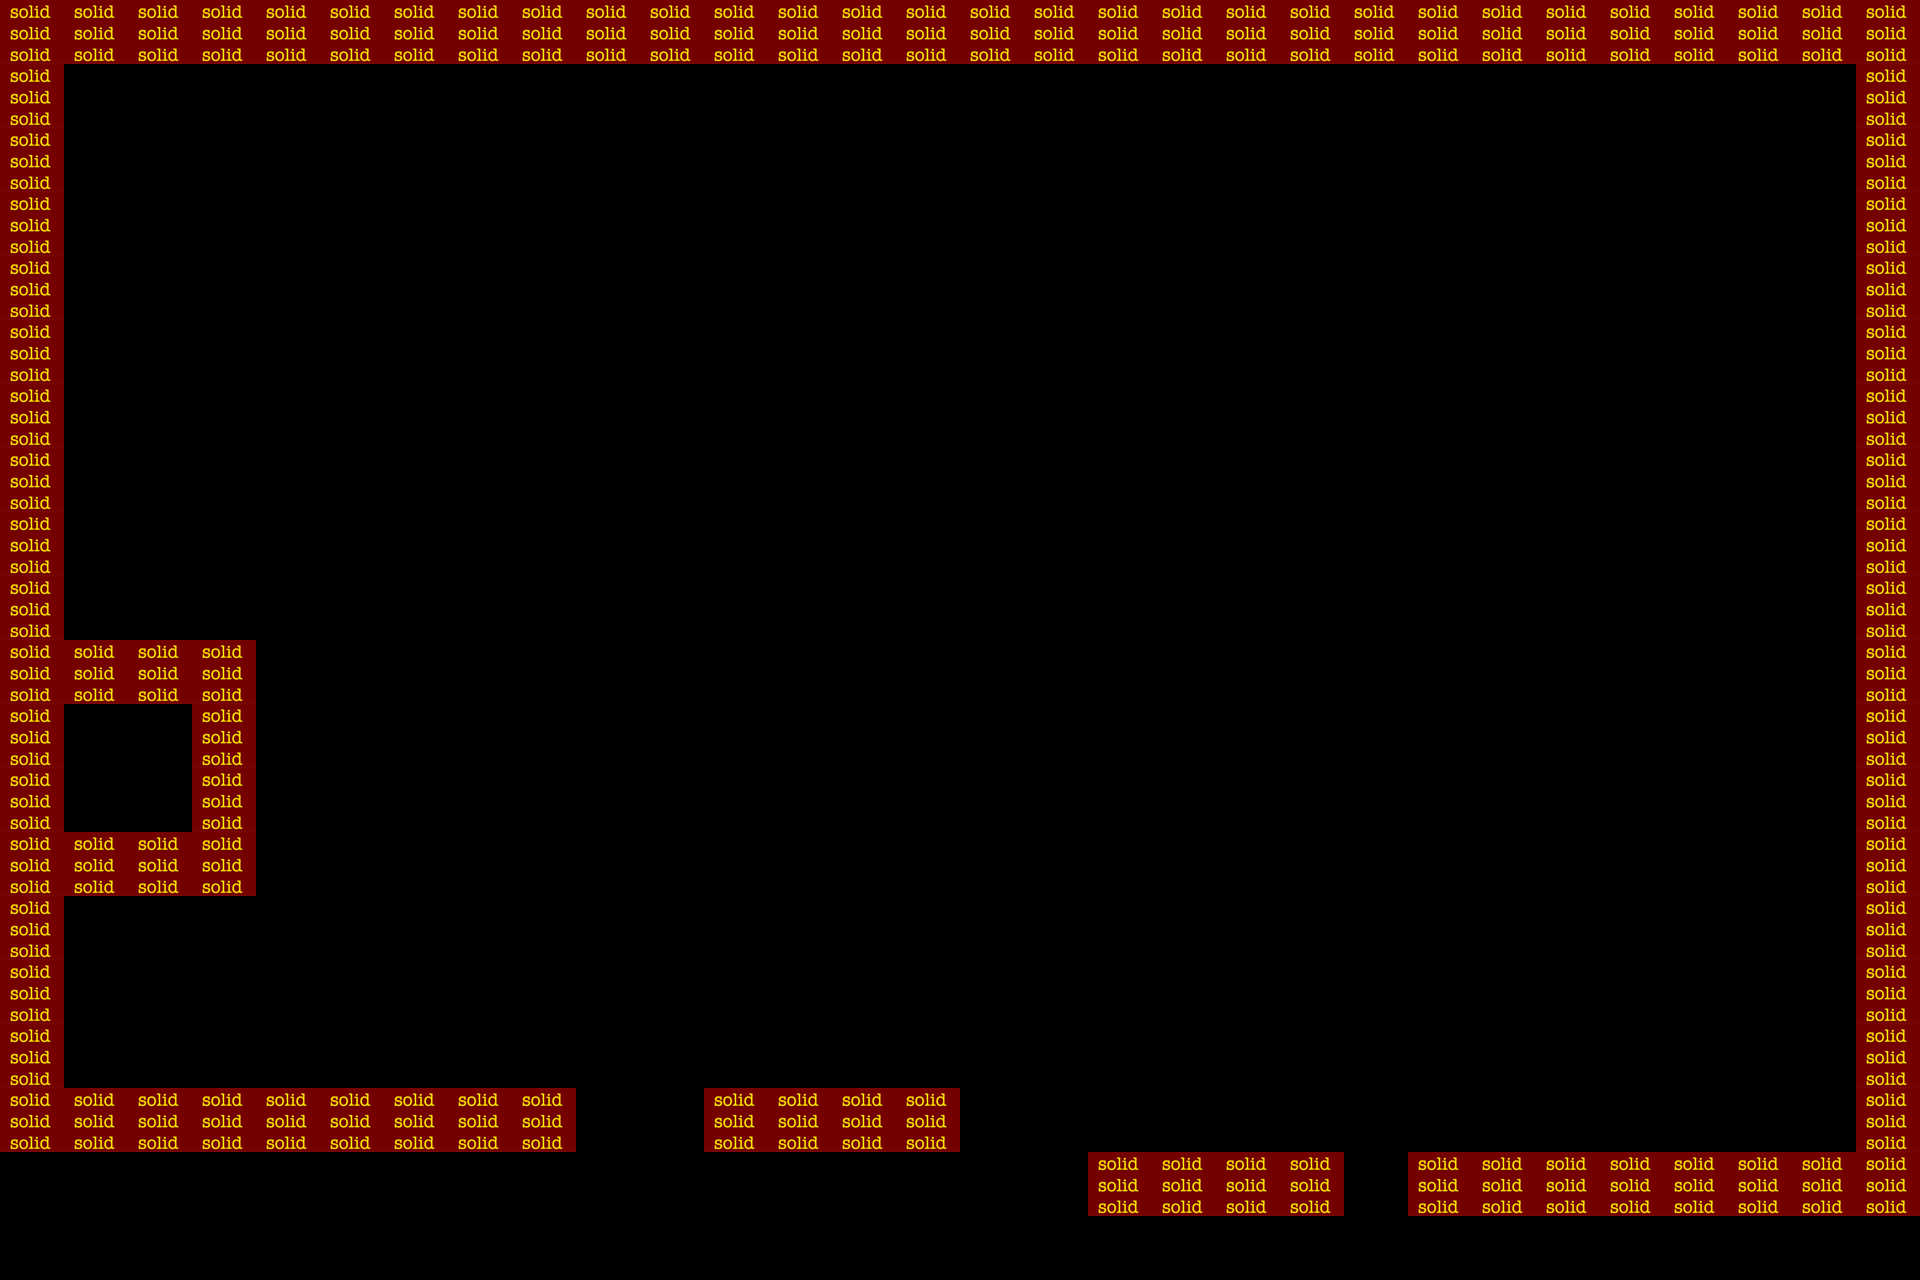

Below is a game level as drawn by its tile map, then a one-line description and the .tmx that defines it (tile-layer data replaced by summaries):
An orthogonal 30x20 tile map with 64x64 px tiles, 1 tile layer (propertiesLayer) and 9 objects (4x plat2.png, spawn, end, plat1.png).

<map version="1.0" orientation="orthogonal" renderorder="right-down" width="30" height="20" tilewidth="64" tileheight="64" nextobjectid="261">
 <properties>
  <property name="Gravity" value="-1000" />
  <property name="GroundFriction" value="130" />
  <property name="Image" value="testPlanet.png" />
  <property name="Name" value="JUPITER" />
 </properties>
 <tileset firstgid="1" name="properties" tilewidth="64" tileheight="64" tilecount="10">
  <image source="propertiesTiles.png" width="320" height="128" />
  <tile id="0">
   <properties>
    <property name="solid" value="true" />
   </properties>
  </tile>
 </tileset>
 <objectgroup name="objects">
  <object id="1" name="spawn" x="192" y="944" />
  <object id="221" name="end" x="1792" y="1088">
   <ellipse />
  </object>
 </objectgroup>
 <layer name="propertiesLayer" width="30" height="20">
  <data>[600 cells, 96 non-empty, 1 distinct tile ids]</data>
 </layer>
 <objectgroup name="platforms">
  <object id="253" name="plat1.png" x="64" y="1088" width="512" height="64" />
  <object id="254" name="plat2.png" x="704" y="1088" width="256" height="64" />
  <object id="256" name="plat2.png" x="1088" y="1152" width="256" height="64" />
  <object id="257" name="plat2.png" x="1408" y="1152" width="256" height="64" />
  <object id="258" name="plat2.png" x="1664" y="1152" width="256" height="64" />
 </objectgroup>
 <objectgroup name="tips" />
 <objectgroup name="coins" />
 <objectgroup name="thunders">
  <object id="252" x="544" y="1088">
   <ellipse />
  </object>
  <object id="260" x="1472" y="1152">
   <ellipse />
  </object>
 </objectgroup>
</map>
